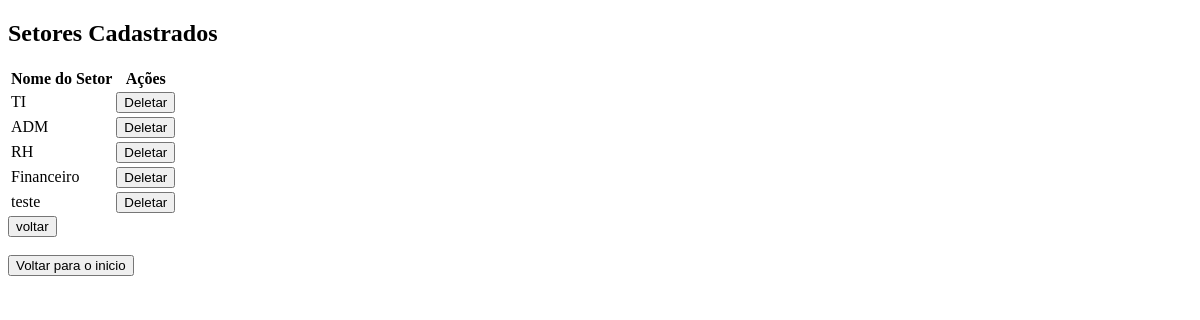
The page /listar_setores/ on the database as committed earlier.
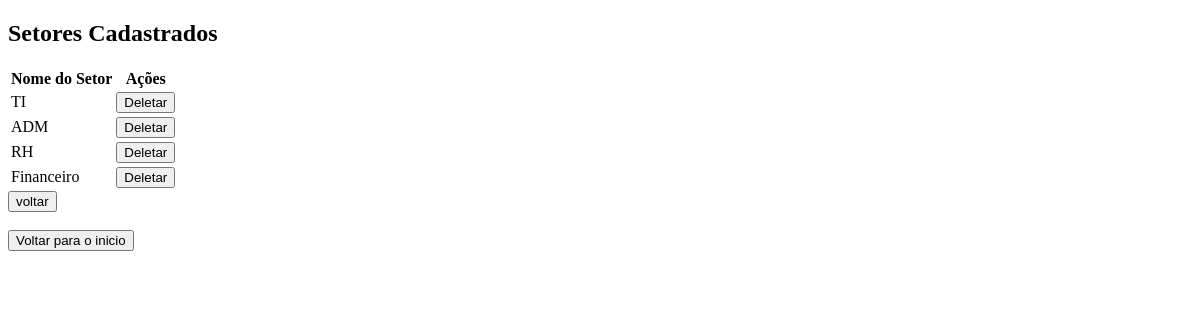
The same page on the database as committed later.
### core/models.py (models this page shows, shortened)
class Setores(models.Model):
    nome_setor = models.CharField(max_length=100)

### core/views.py (the view)
# urls.py: path('listar_setores/', views.listar_setores, name='listar_setores'),
def listar_setores(request):
    setores = Setores.objects.all()  # Obtém todos os setores cadastrados
    return render(request, 'core/listar_setores.html', {'setores': setores})

### core/templates/core/listar_setores.html (shortened to what this page needs)
<!DOCTYPE html>
<html lang="en">
<head>
</head>
<body>
    {% block content %}
        <h2>Setores Cadastrados</h2>
        <table class="table table-striped">
            <thead>
                <tr>
                    <th>Nome do Setor</th>
                    <th>Ações</th>
                </tr>
            </thead>
            <tbody>
                {% for setor in setores %}
                    <tr>
                        <td>{{ setor.nome_setor }}</td>
                        <td>
                            <form action="{% url 'deletar_setor' setor.id %}" method="POST">
                                <button type="submit" class="btn btn-danger">Deletar</button>
                            </form>
                        </td>
                    </tr>
                {% endfor %}
            </tbody>
        </table>
        <div class="mt-3">
            <a href="{% url 'cadastrar_setores' %}" class="btn"><button>voltar</button></a>
        </div>
        <br>
        <div class="mt-3">
            <a href="{% url 'cadastro_geral' %}" class="btn"><button>Voltar para o inicio</button></a>
        </div>
    {% endblock %}
</body>
</html>

Rows that differ between the two databases and show on the page:
removed Setores: nome_setor "teste"
